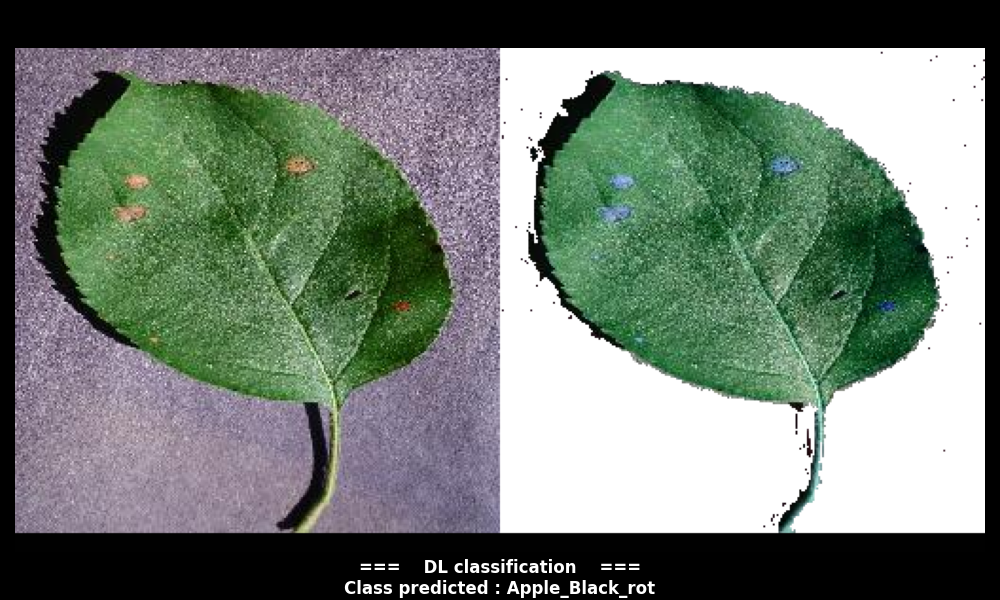
#> input picture .png, 1000 x 600 px; its folder holds only this picture in this run
$ python Augmentation.py ../.png
#> lines starting #> are read from the running program, lines starting #| are printed output that depends on the picture
import os
import cv2
import sys
import numpy as np
from Distribution import is_dir


def rotate(src: np.ndarray) -> np.ndarray:
    """ Rotates an image by 45 degrees clockwise """
    (h, w) = src.shape[:2]
    center = (w // 2, h // 2)
    rotation_matrix = cv2.getRotationMatrix2D(center, 45, 1.0)
    return cv2.warpAffine(src, rotation_matrix, (w, h))


def blur(src: np.ndarray) -> np.ndarray:
    """ Applies a Gaussian blur """
    return cv2.GaussianBlur(src, (9, 9), 1)


def contrast(src: np.ndarray) -> np.ndarray:
    """ Increases the contrast of the image """
    return cv2.convertScaleAbs(src, alpha=1.5, beta=10)


def flip(src: np.ndarray) -> np.ndarray:
    """ Flips the image horizontally (mirrors the image) """
    return cv2.flip(src, 1)


def illumination(src: np.ndarray) -> np.ndarray:
    """ Increases the image illumination """
    return cv2.convertScaleAbs(src, alpha=1, beta=50)


def projective_transformation(src: np.ndarray) -> np.ndarray:
    """ Applies a projective transformation to the image """
    (h, w) = src.shape[:2]
    src_points = np.float32([
        [0, 0],           # Top-left corner
        [w, 0],           # Top-right corner
        [0, h],           # Bottom-left corner
        [w, h]            # Bottom-right corner
    ])

    dst_points = np.float32([
        [w * 0.2, 0],
        [w * 0.8, 0],
        [0, h],
        [w, h]
    ])

    matrix = cv2.getPerspectiveTransform(src_points, dst_points)

    output_size = (h, w)
    return cv2.warpPerspective(src, matrix, output_size)


def scale(src: np.ndarray) -> np.ndarray:
    """ Scales the image while maintaining the aspect ratio """
    scale_factor = 1.2
    height, width = src.shape[:2]
    scaled_img = cv2.resize(src, None,
                            fx=scale_factor, fy=scale_factor,
                            interpolation=cv2.INTER_LINEAR)
    start_x = (scaled_img.shape[1] - width) // 2
    start_y = (scaled_img.shape[0] - height) // 2
    cropped_img = scaled_img[start_y:start_y + height, start_x:start_x + width]
    return cropped_img


# Careful: You should not resize images because the encoder needs a fixed size.
def zoom(src: np.ndarray) -> np.ndarray:
    """ Zooms the image """
    return cv2.resize(src, None, fx=5, fy=5, interpolation=cv2.INTER_NEAREST)


def hue_adjustment(src: np.ndarray) -> np.ndarray:
    """ Adjusts the hue of the input image """
    return cv2.cvtColor(src, cv2. COLOR_BGR2HSV)


ft_map = {
    "Rotate": rotate,
    "Blur": blur,
    "Contrast": contrast,
    "Flip": flip,
    "Projective": projective_transformation,
    "Zoom": zoom,
    "Hue_Adjustment": hue_adjustment,
    "Illumination": illumination,
    "Scale": scale
}


params = ["Rotate", "Blur", "Contrast", "Flip", "Projective", "Scale"]


def augmentation(src: str) -> dict:
    """ Applies augmentations to the input image """
#> called with src = '../.png'
    modification = {}
    img = cv2.imread(src)
#> img is the input picture: shape (600, 1000, 3); mean B, G, R 114.4, 124.8, 113.1
    if img is None:
        raise FileNotFoundError(f"Image {src} not found or cannot be read.")

    for ft in params:
        try:
            modification["_" + ft + ".JPG"] = ft_map[ft](img)
        except Exception as e:
            print(f"Error applying {ft} to {src}: {e}")
#> after the loop, modification = 6 items

    return modification


# [40 lines left out: functions setup, main, not called in this run]


if __name__ == '__main__':
    if len(sys.argv) != 2:
        print("Usage: python Augmentation.py <image_path | dir_path>")
        sys.exit(1)

    if len(params) != 6:
        print("Please provide 6 augmentations in the params list.")
        sys.exit(1)

    path = sys.argv[1]
    print(f"Augmentations are {', '.join(params)}.")
    print("You can change them in the params list.")
    if not os.path.exists(path):
        print(f"Path {path} does not exist.")
        sys.exit(1)

    try:
        if os.path.isfile(path):
            modifs = augmentation(path)
#> modifs = 6 items
            for key, value in modifs.items():
                save_path = os.path.basename(path).split(".JPG")[0] + key
                cv2.imwrite(save_path, value)
#> this loop made 6 passes
#> key on passes 1 to 6: '_Rotate.JPG', '_Blur.JPG', '_Contrast.JPG', '_Flip.JPG', '_Projective.JPG', '_Scale.JPG'
#> pass 1, `cv2.imwrite(save_path, value)`:
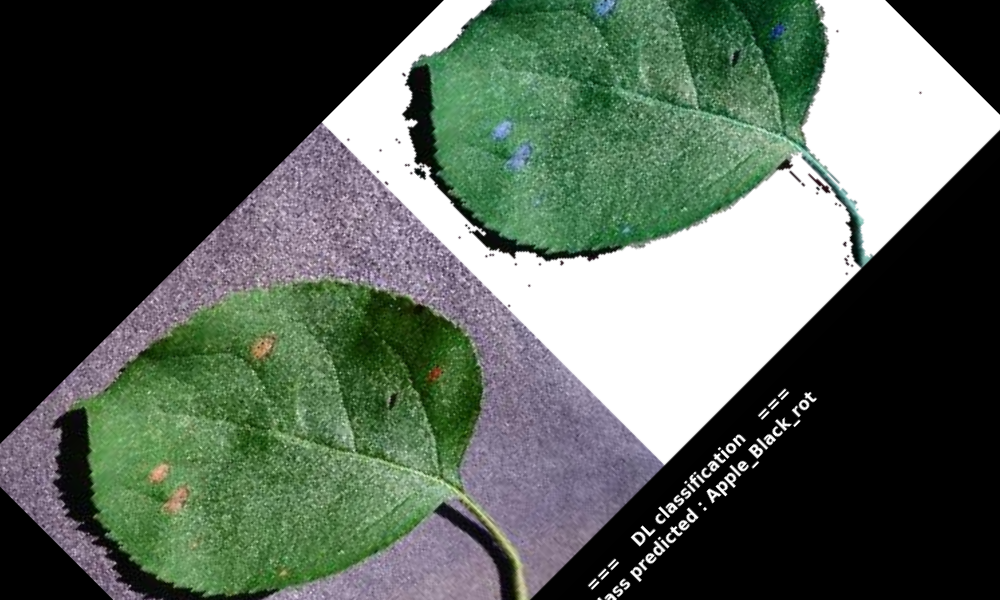
#> saved as .png_Rotate.JPG: shape (600, 1000, 3); mean B, G, R 86.9, 97.8, 86.2
#> pass 2, `cv2.imwrite(save_path, value)`:
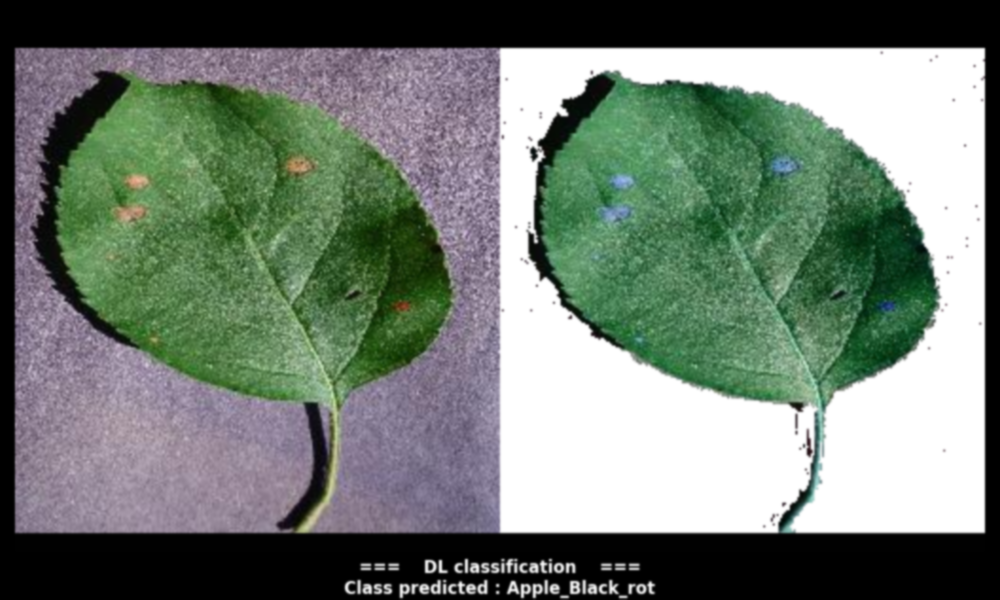
#> saved as .png_Blur.JPG: shape (600, 1000, 3); mean B, G, R 114.4, 124.8, 113.1
        elif os.path.isdir(path):
            main(path)
    except Exception as e:
        print(f"Error processing image: {e}")
        exit(1)

$ run again, on image4.JPG
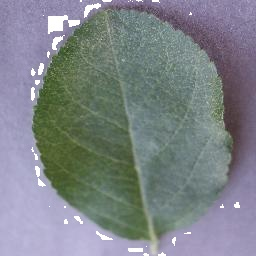
#> input picture image4.JPG, 256 x 256 px
#> in augmentation, img is the input picture: shape (256, 256, 3); mean B, G, R 135.5, 131.2, 125.4
#> after the loop in augmentation, `for ft in params:`: modification = 6 items
#> the loop `for key, value in modifs.items():` made 6 passes
#> key on passes 1 to 6: '_Rotate.JPG', '_Blur.JPG', '_Contrast.JPG', '_Flip.JPG', '_Projective.JPG', '_Scale.JPG'
#> pass 1, `cv2.imwrite(save_path, value)`:
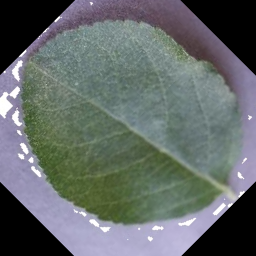
#> saved as image4_Rotate.JPG: shape (256, 256, 3); mean B, G, R 104.6, 105.9, 98.8
#> pass 2, `cv2.imwrite(save_path, value)`:
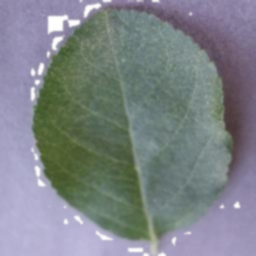
#> saved as image4_Blur.JPG: shape (256, 256, 3); mean B, G, R 135.5, 131.2, 125.4

$ run again, on image_Flip.JPG
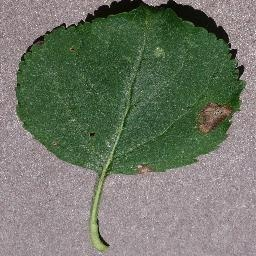
#> input picture image_Flip.JPG, 256 x 256 px
#> in augmentation, img is the input picture: shape (256, 256, 3); mean B, G, R 103.7, 118.3, 111.7
#> after the loop in augmentation, `for ft in params:`: modification = 6 items
#> the loop `for key, value in modifs.items():` made 6 passes
#> key on passes 1 to 6: '_Rotate.JPG', '_Blur.JPG', '_Contrast.JPG', '_Flip.JPG', '_Projective.JPG', '_Scale.JPG'
#> pass 1, `cv2.imwrite(save_path, value)`:
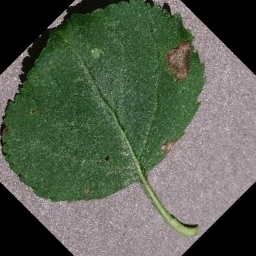
#> saved as image_Flip_Rotate.JPG: shape (256, 256, 3); mean B, G, R 79.2, 94.2, 85.5
#> pass 2, `cv2.imwrite(save_path, value)`:
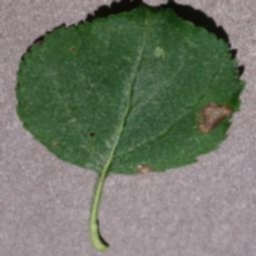
#> saved as image_Flip_Blur.JPG: shape (256, 256, 3); mean B, G, R 103.7, 118.3, 111.7

$ run again, on image2.JPG
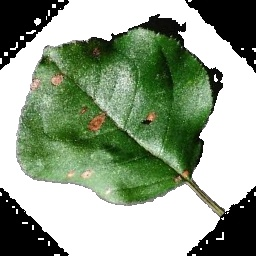
#> input picture image2.JPG, 256 x 256 px
#> in augmentation, img is the input picture: shape (256, 256, 3); mean B, G, R 136.3, 158.3, 143.1
#> after the loop in augmentation, `for ft in params:`: modification = 6 items
#> the loop `for key, value in modifs.items():` made 6 passes
#> key on passes 1 to 6: '_Rotate.JPG', '_Blur.JPG', '_Contrast.JPG', '_Flip.JPG', '_Projective.JPG', '_Scale.JPG'
#> pass 1, `cv2.imwrite(save_path, value)`:
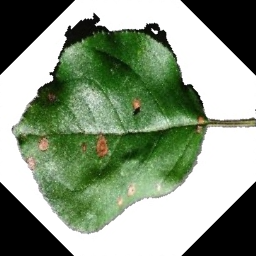
#> saved as image2_Rotate.JPG: shape (256, 256, 3); mean B, G, R 130.3, 152.3, 137.1
#> pass 2, `cv2.imwrite(save_path, value)`:
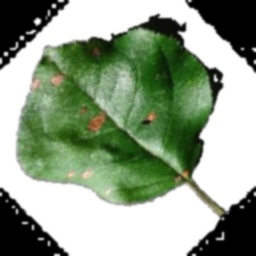
#> saved as image2_Blur.JPG: shape (256, 256, 3); mean B, G, R 136.2, 158.3, 143.1
